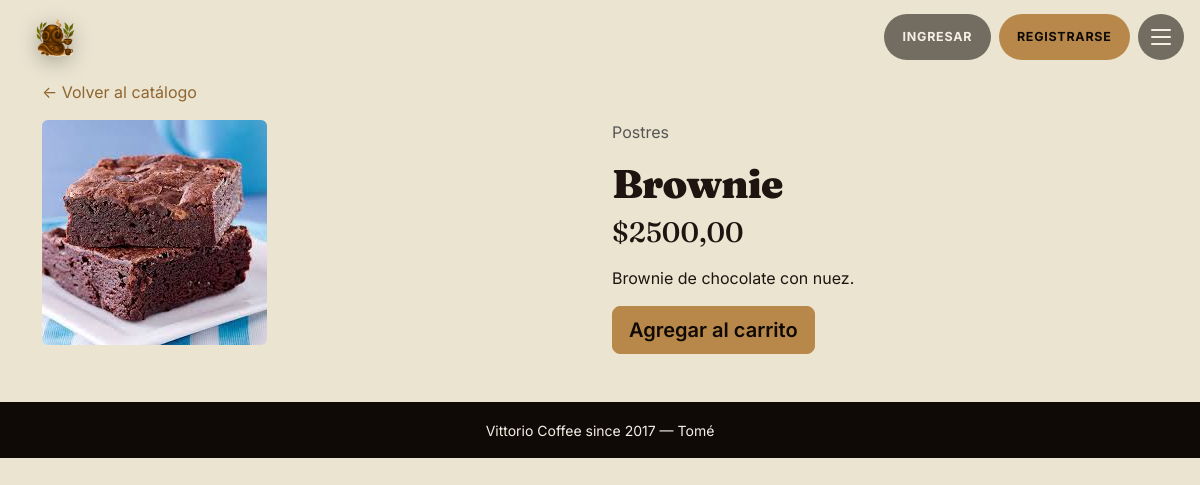
/producto/18/, run on the app's committed database.
### tienda/models.py (models this page shows, shortened)
class Producto(models.Model):
    nombre = models.CharField(max_length=150)    # nombre del producto
    descripcion = models.TextField(blank=True)   # descripción opcional
    precio = models.DecimalField(max_digits=8, decimal_places=2, validators=[MinValueValidator(1)])  # precio (mínimo 1)
    categoria = models.ForeignKey(
        Categoria,
        on_delete=models.PROTECT,        # PROTECT = no deja borrar una categoría si tiene productos
        related_name="productos",        # permite hacer: categoria.productos.all()
    )
    imagen = models.ImageField(upload_to="productos/", blank=True, null=True)  # foto (opcional)
    disponible = models.BooleanField(default=True)   # si está disponible para comprar
    destacado = models.BooleanField(default=False)   # si se muestra como destacado
    creado = models.DateTimeField(auto_now_add=True)  # guarda la fecha de creación sola
    class Meta:
        verbose_name = "Producto"
        verbose_name_plural = "Productos"
        ordering = ["nombre"]  # ordenados por nombre

class Categoria(models.Model):
    nombre = models.CharField(max_length=100, unique=True)  # nombre (no se puede repetir)
    descripcion = models.TextField(blank=True)              # texto opcional
    activa = models.BooleanField(default=True)              # si está activa, se muestra en la carta
    class Meta:
        verbose_name = "Categoría"          # nombre bonito en singular (para el admin)
        verbose_name_plural = "Categorías"  # nombre bonito en plural
        ordering = ["nombre"]               # las muestra ordenadas por nombre

### tienda/views.py (the view)
# urls.py: path("producto/<int:pk>/", views.detalle_producto, name="detalle_producto"),
def detalle_producto(request, pk):
    producto = get_object_or_404(Producto, pk=pk)  # busca el producto por id
    return render(request, "detalle_producto.html", {"producto":producto})

### tienda/templates/detalle_producto.html (shortened to what this page needs)
{% extends "base.html" %}
{% block contenido %}
<a href="{% url 'tienda:catalogo' %}" class="text-decoration-none">&larr; Volver al catálogo</a>
<div class="row mt-3">
    <div class="col-md-6">
        {% if producto.imagen %}
            <img src="{{ producto.imagen.url }}" class="img-fluid rounded" alt="{{ producto.nombre }}">
        {% else %}
            <div class="bg-secondary-subtle rounded d-flex align-items-center justify-content-center" style="height:300px;">
                <span class="text-muted">Sin imagen</span>
            </div>
        {% endif %}
    </div>
    <div class="col-md-6">
        <p class="text-muted">{{ producto.categoria.nombre }}</p>
        <h1 class="producto-nombre">{{ producto.nombre }}</h1>
        <p class="producto-precio h3 mb-3">${{ producto.precio }}</p>
        <p>{{ producto.descripcion }}</p>
        {% if producto.disponible %}
            <a href="{% url 'tienda:agregar_al_carrito' producto.id %}" class="btn btn-primary btn-lg">Agregar al carrito</a>
        {% else %}
            <span class="badge bg-secondary fs-6">No disponible</span>
        {% endif %}
    </div>
</div>
{% endblock %}

### static/css/estilos.css (style rules this page uses)
:root { --cream-light: #f4f0e6; --cream: #ebe4d1; --cream-warm: #d4cdb8; --coffee: #6e5a44; --coffee-dark: #1f1410; --noir: #100a06; --accent: #b8884a; --accent-deep: #8e6630; --forest: #7a8761; --forest-deep: #5a6442; --hot: #c4623a; --cold: #7a8f50; --font-display: 'Hanken Grotesk', 'Inter', system-ui, sans-serif; --font-serif: 'Fraunces', 'Georgia', serif; --font-body: 'Inter', system-ui, -apple-system, sans-serif; --font-hand: 'Caveat', cursive; --font-chalk: 'Permanent Marker', cursive; }
body { background-color: var(--cream); color: var(--coffee-dark); font-family: var(--font-body); }
h1, h2, h3, h4, h5 { font-family: var(--font-display); font-weight: 900; letter-spacing: -0.02em; color: var(--coffee-dark); }
.btn-primary { background-color: var(--accent); border-color: var(--accent); color: var(--noir); font-weight: 600; }
.producto-nombre, .producto-precio { font-family: var(--font-serif); }
a { color: var(--accent-deep); }

### data on the page
Producto: imagen (picture), categoria.nombre "Postres", nombre "Brownie", precio "2500,00", descripcion "Brownie de chocolate con nuez."
